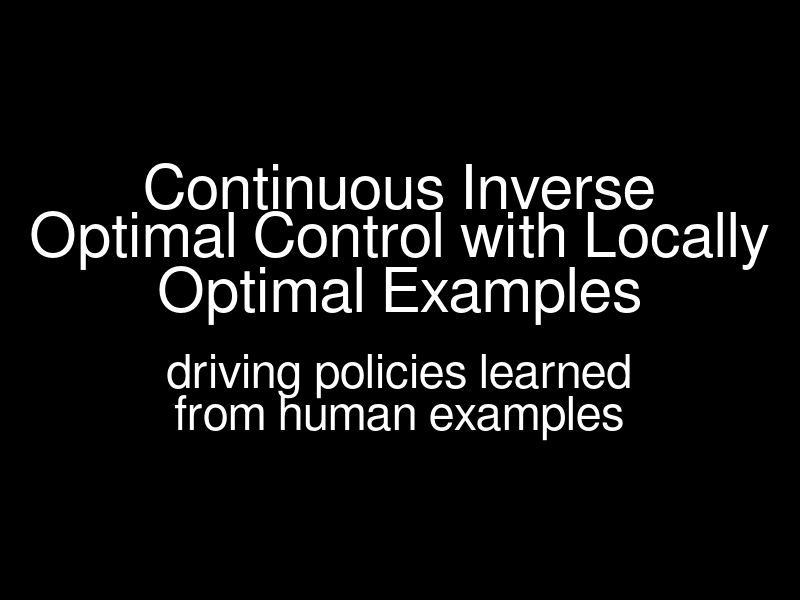

The MATLAB source for this figure: (Note: this script raises an error after producing the figure.)
% Perform all highway evaluations.
function highwayeval

% These are the files that contain the examples we should render into the
% final video.
files = {'Results/caragg128.mat',...
         'Results/carsaf128.mat',...
         'Results/cartgs128.mat'};
names = {'Aggressive Driver',...
         'Evasive Driver',...
         'Tailgating Driver'};
example_idx = {{6 ,1,1,2,2},...
               {12,2,2,4,4},...
               {8 ,4,4,3,3}};
example_type = {{1,2,3,2,3},...
                {1,2,3,2,3},...
                {1,2,3,2,3}};
cnt = {{1,1,1,2,2},...
       {1,1,1,2,2},...
       {1,1,1,2,2}};
outpath = 'Results/Video/';
SAVE = 1;
CUTOFFTAIL = 16;

% Constants.
TITLE_FRAMES = 20;

% Create window.
w = 800;
h = 800;
FOLLOWHSIZE = 1;
FOLLOWVSIZE = 1;
figure('Position',[700 50 w h]);
hold on;
gca;
set(gca,'position',[0 0 1 1]);
set(gca,'color','none','xgrid','off','ygrid','off','visible','off');
set(gca,'xtick',[]);
set(gca,'ytick',[]);
subtitles = {'training demonstration','holdout demonstration #%i','learned reward optimal path #%i'};
subtitles2 = {'(1 of 16 examples)','(not part of the training set)',''};
labels = {'training demonstration','holdout demonstration','learned reward path'};
labelcolors = {[1.0 0.9 0.7],[0.7 1.0 0.7],[0.7 0.7 1.0]};
carcolors = {[0.8 0.7 0.0],[0.1 0.8 0.3],[0.0 0.3 1.0]};

frame = 1;

% Render main title slide.
set(gca,'xlim',[-FOLLOWHSIZE FOLLOWHSIZE]);
set(gca,'ylim',[-FOLLOWVSIZE FOLLOWVSIZE]);
rectangle('position',[-FOLLOWHSIZE-10 -FOLLOWVSIZE-10 (FOLLOWHSIZE+10)*2 (FOLLOWVSIZE+10)*2],'facecolor','k');
text(0,0.38,'Continuous Inverse','horizontalalignment','center','color','w','FontSize',44);
text(0,0.2,'Optimal Control with Locally','horizontalalignment','center','color','w','FontSize',44);
text(0,0.02,'Optimal Examples','horizontalalignment','center','color','w','FontSize',44);
text(0,-0.25,'driving policies learned','horizontalalignment','center','color','w','FontSize',34);
text(0,-0.39,'from human examples','horizontalalignment','center','color','w','FontSize',34);
% Render the frame.
for t=1:TITLE_FRAMES,
    pause(0.01);
    I = getframe(gcf,[0 0 w h]);
    I = imresize(I.cdata,0.5);
    if SAVE,
        imwrite(I,[outpath 'frame' num2str(frame) '.png'],'png');
    end;
    frame = frame + 1;
    pause(0.01);
end;
        
% Step over each example.
for i=1:length(files),
    % Load the mat file.
    load(files{i});
    evalstruct = highwayevalprepare(test_result.mdp_params);

    % Draw all videos.
    for j=1:length(example_idx{i}),
        % Render title slide.
        set(gca,'xlim',[-FOLLOWHSIZE FOLLOWHSIZE]);
        set(gca,'ylim',[-FOLLOWVSIZE FOLLOWVSIZE]);
        rectangle('position',[-FOLLOWHSIZE-10 -FOLLOWVSIZE-10 (FOLLOWHSIZE+10)*2 (FOLLOWVSIZE+10)*2],'facecolor','k');
        
        % Title.
        type = example_type{i}{j};
        text(0,0.1,names{i},'horizontalalignment','center','color','w','FontSize',44);
        
        % Subtitle.
        if type == 1,
            text(0,-0.1,subtitles{type},'horizontalalignment','center','color','w','FontSize',34);
        else
            text(0,-0.1,sprintf(subtitles{type},cnt{i}{j}),'horizontalalignment','center','color','w','FontSize',34);
        end;
        text(0,-0.22,subtitles2{type},'horizontalalignment','center','color','w','FontSize',30);
        
        % Render the frame.
        for t=1:TITLE_FRAMES,
            pause(0.01);
            I = getframe(gcf,[0 0 w h]);
            I = imresize(I.cdata,0.5);
            if SAVE,
                imwrite(I,[outpath 'frame' num2str(frame) '.png'],'png');
            end;
            frame = frame + 1;
            pause(0.01);
        end;
        clf;
        hold on;
        gca;
        set(gca,'position',[0 0 1 1]);
        set(gca,'color','none','xgrid','off','ygrid','off','visible','off');
        set(gca,'xtick',[]);
        set(gca,'ytick',[]);

        % Draw first frame.
        mdp_data = test_result.mdp_data;
        mdp_params = test_result.mdp_params;
        mdp_params = highwaydefaultparams(mdp_params);
        mdp = 'highway';
        if type==1,
            example = test_result.example_samples{example_idx{i}{j}};
        elseif type == 2,
            example = test_result.test_samples{example_idx{i}{j}};
        else
            example = test_result.irl_result.test_samples{example_idx{i}{j}};
        end;
        drawstruct = highwaydrawcreate(mdp_data,mdp_params,2);
        drawstruct = highwaydrawmodify(drawstruct,mdp_data,mdp_params,0,2);
        T = size(example.u,1);
        x = feval(strcat(mdp,'control'),mdp_data,example.s,example.u);
        TEXTX = 0.93;
        TEXTY = 0.94;
        speed = text(TEXTX,TEXTY,[num2str(x(1,4)*1000,'%3.1f') ' kph'],...
            'horizontalalignment','right','FontSize',40,'color',labelcolors{type},'units','normalized');
        highlightrect = rectangle('position',[x(1,1)-0.1 x(1,2)-0.1 0.2 0.2],'linewidth',3);
        text(0.02,0.95,labels{type},'FontSize',34,'color',labelcolors{type},'units','normalized');
        text(0.02,0.06,lower(names{i}),'FontSize',34,'color',labelcolors{type},'units','normalized');
        cutoff = text(0.9,0.88,'cutting off','horizontalalignment','right','FontSize',30,...
            'color',[1.0 0.7 0.7],'units','normalized','visible','off');
        tailgate = text(0.9,0.83,'tailgating','horizontalalignment','right','FontSize',30,...
            'color',[0.9 1.0 0.6],'units','normalized','visible','off');

        % Step over each frame and render it into a png file.
        for t=1:(T-CUTOFFTAIL),
            % Get position and update view.
            pos = x(t,1:2);
            theta = x(t,3);
            set(gca,'xlim',[pos(1)-FOLLOWHSIZE pos(1)+FOLLOWHSIZE]);
            set(gca,'ylim',[pos(2)-FOLLOWVSIZE pos(2)+FOLLOWVSIZE]);
            
            % Check for tailgating and cutoff.
            %tg = highwayevalcompute(evalstruct,x(t,:),t,mdp_data);
            
            % Set tailgating as visible.
            %if tg(3) > 0,
            %    set(tailgate,'visible','on');
            %else
            %    set(tailgate,'visible','off');
            %end;
            % Set cutoff as visible.
            %if tg(4) > 0,
            %    set(cutoff,'visible','on');
            %else
            %    set(cutoff,'visible','off');
            %end;
            
            % Set speed test.
            set(speed,'string',[num2str(x(t,4)*1000,'%3.1f') ' kph']);
            
            % Render all cars.
            f = max(0,min(1,(t-13)/2));
            drawstruct = highwaydrawmodify(drawstruct,mdp_data,mdp_params,t,2-f);
            
            % Now render the example.
            [xv,yv] = highwaycarplot(pos,theta,drawstruct.car_width,drawstruct.car_height);
            col = carcolors{type};
            if t > 1,
                set(explot,'xdata',xv);
                set(explot,'ydata',yv);
            else
                explot = patch(xv,yv,col,'edgecolor','k');
            end;
            
            % Set transparency on arrow.
            [xv,yv] = highwayarrowplot(pos,theta,drawstruct.car_width,drawstruct.car_height);
            col = labelcolors{type};
            if t > 1,
                set(exaplot,'xdata',xv);
                set(exaplot,'ydata',yv);
            else
                exaplot = patch(xv,yv,col*t,'edgecolor','none');
            end;
            if f >= 1,
                set(exaplot,'facecolor','none');
            else
                set(exaplot,'facecolor',col*(1-f) + [0.2 0.2 0.2]*f);
            end;
            
            % Put a box around the example if necessary.
            if mod(ceil(t/2),2) == 1 && t < 15,
                set(highlightrect,'position',[pos(1)-0.08 pos(2)-0.08 0.16 0.16]);
                set(highlightrect,'edgecolor',labelcolors{type});
            else
                set(highlightrect,'edgecolor','none');
            end;
            
            % Store the frame.
            pause(0.01);
            I = getframe(gcf,[0 0 w h]);
            I = imresize(I.cdata,0.5);
            if SAVE,
                imwrite(I,[outpath 'frame' num2str(frame) '.png'],'png');
            end;
            frame = frame + 1;
            pause(0.01);
        end;
    end;
end;
